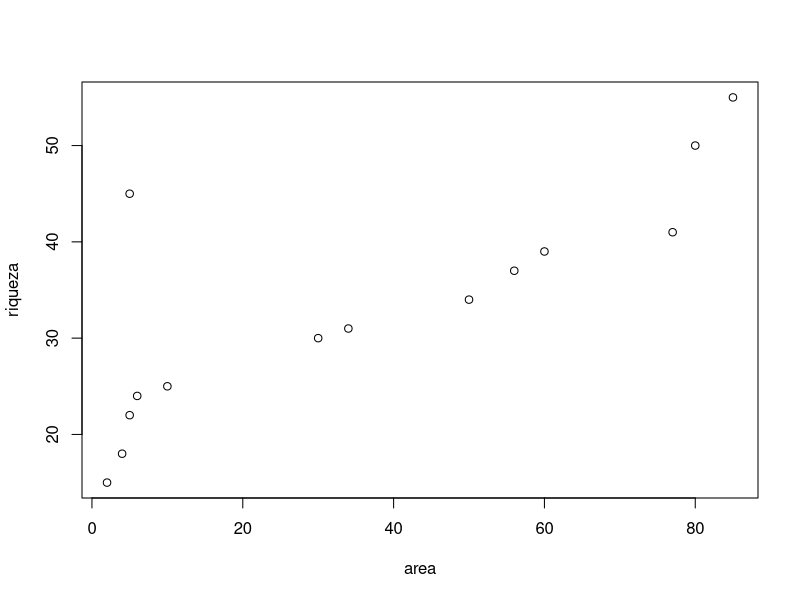
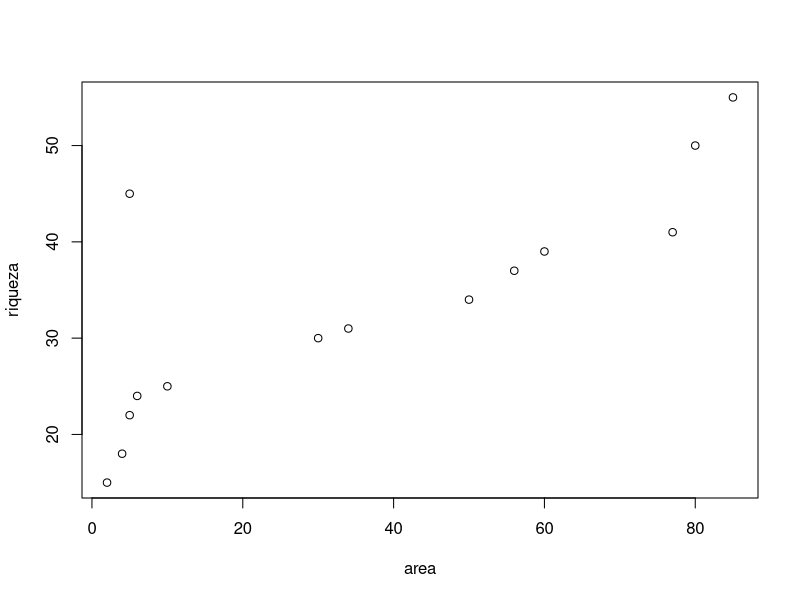
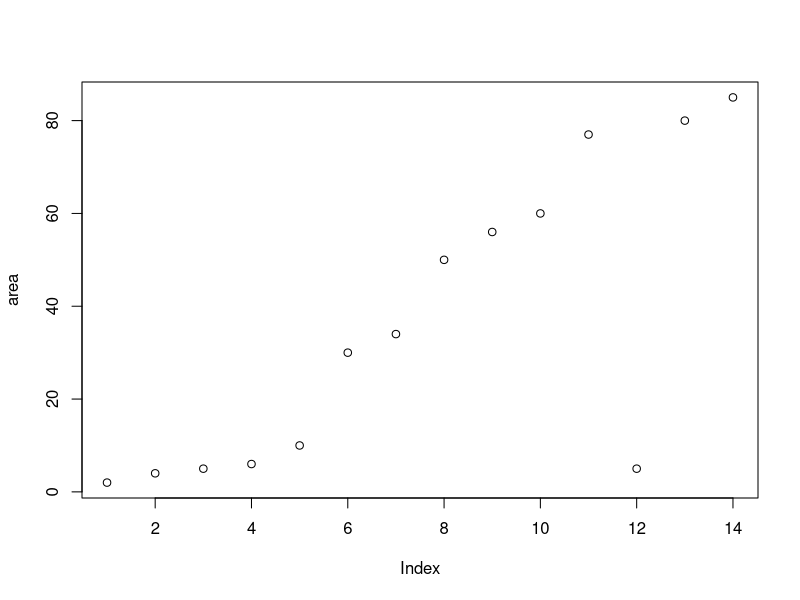
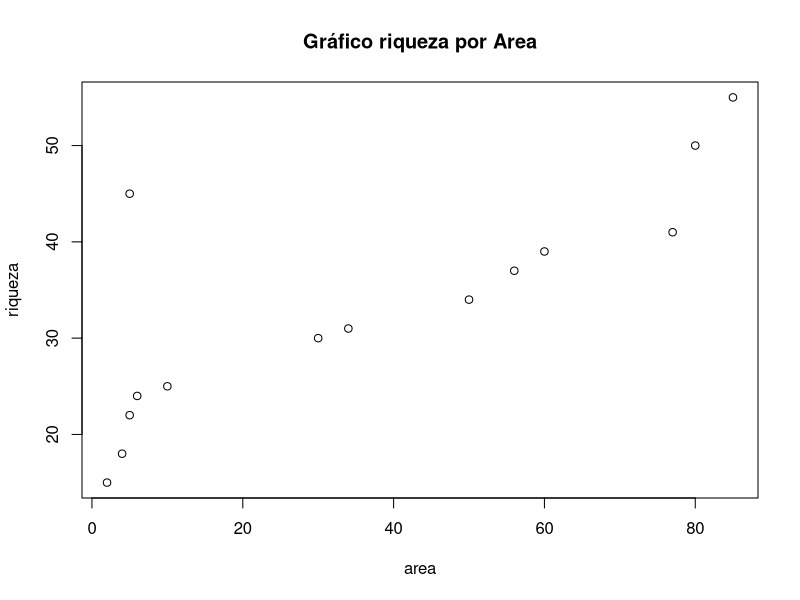
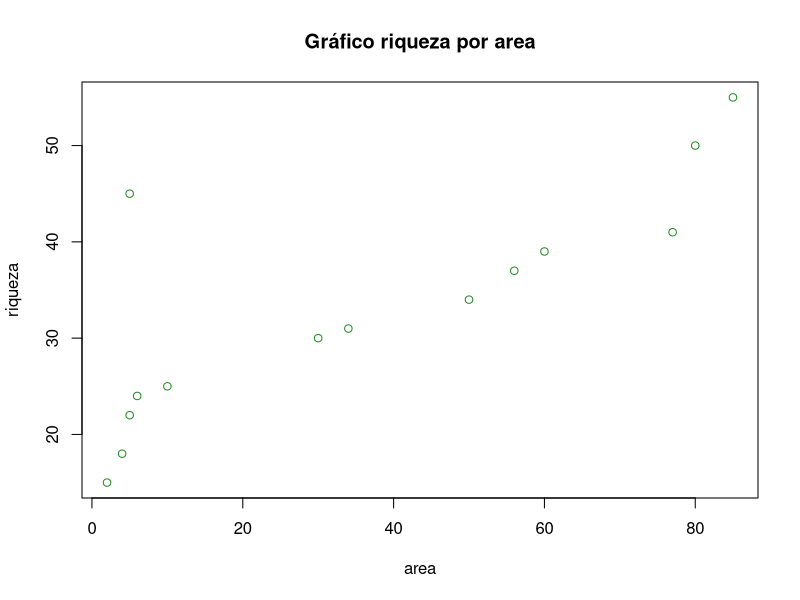
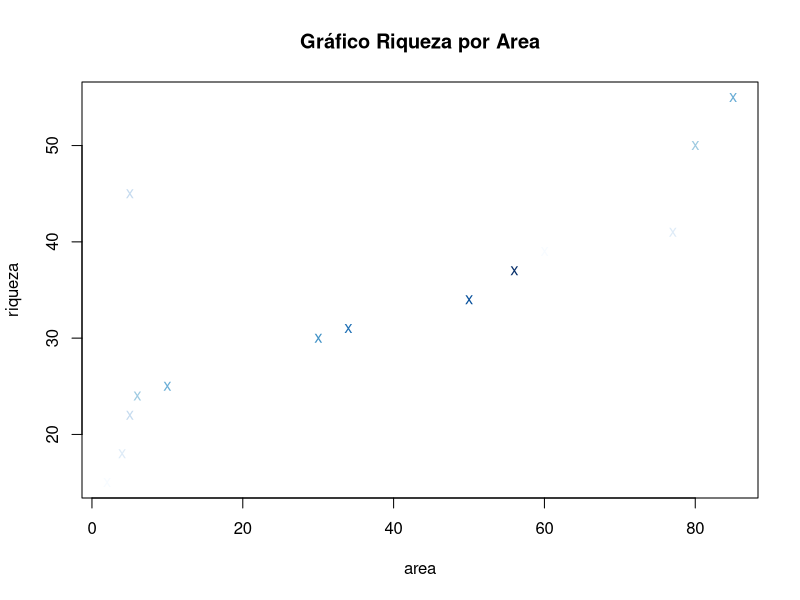
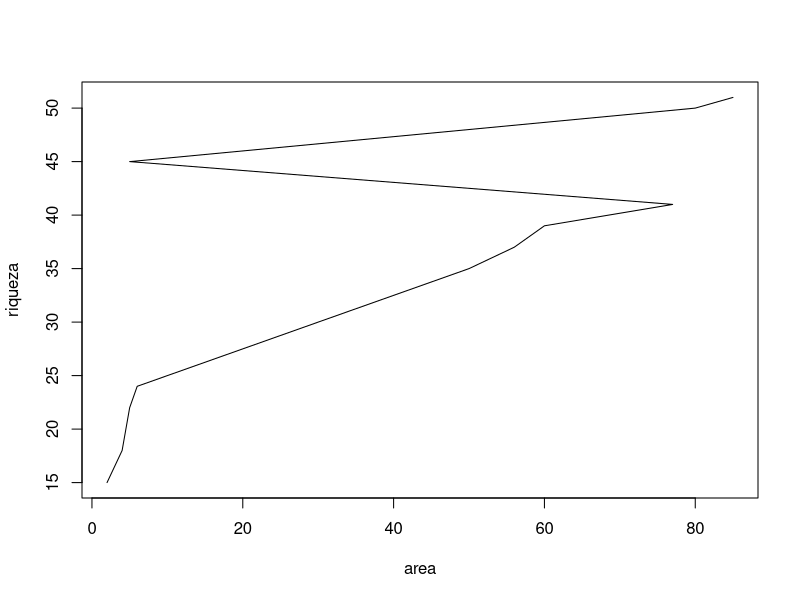
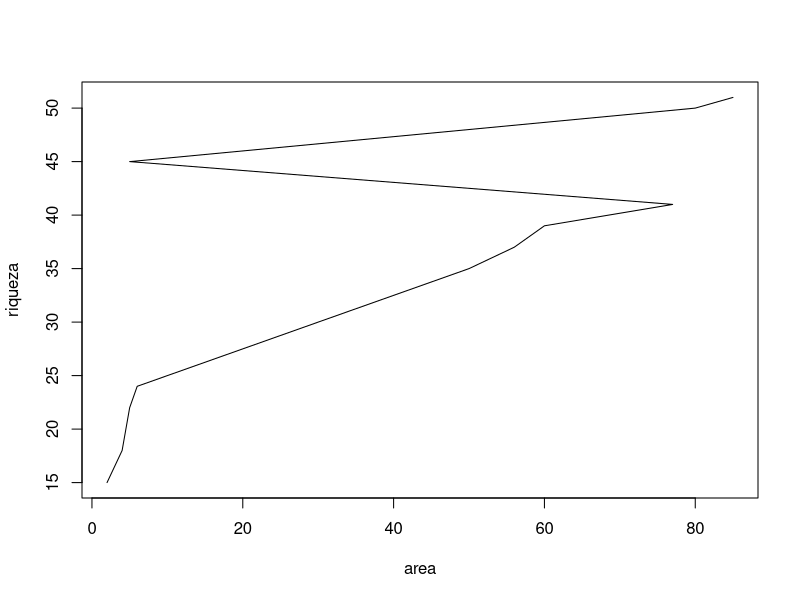

The R script that drew these images, in order:
# GRÁFICOS BÁSICOS 
#Gráficos dispersão

#Construção dos vetores
riqueza <- c(15, 18, 22, 24, 25, 30, 31, 34, 37, 39, 41, 45, 50, 55)
area <- c(2, 4, 5, 6, 10, 30, 34, 50, 56, 60, 77, 5, 80, 85)

#Categorização da area
area.cate <- rep(c("pequeno", "grande"), each = 6)
#Acessando o help da função
?plot
#plotagem dos pontos no gráfico
plot(riqueza ~ area) # a função plot permite a construção de grafico
# Função plot recebe 2 vetores x e y

plot(area, riqueza) # o mesmo que o anterior

# Um dos vetores pode ser otimido. o R assume números inteiros no X
plot(area)
#colocando título no grafico
plot(area, riqueza,
main = "Gráfico riqueza por Area")
#Colorindo os pontos
plot(area, riqueza,
main = "Gráfico riqueza por area",
col = "forestgreen"
) # blue, red, purple

#mudando os caracteres do ponto
plot(area, riqueza,
main = "Gráfico Riqueza por Area",
col = blues9,
pch = "x"
)

# GRÁFICOS DE LINHA
#Construção dos vetores
riqueza <- c(15, 18, 22, 24, 25, 30, 31, 35, 37, 39, 41, 45, 50, 51)
area <- c(2, 4, 5, 6, 10, 30, 34, 50, 56, 60, 77, 5, 80, 85)

# Caracterizacao de area
area.cate <- rep(c("pequeno", "grande"), each = 6)

#Plotagem das linhas no gráfico
plot(riqueza ~ area,
    type = "l") #Função plot permite a construção de gráficos

# funçao plot recebe dois vetores X e Y
plot(area, riqueza,
    type = "l") # O mesmo que o anterior

# Um dos vetores pode ser otimido, O R assume numeros inteiros no X 
plot(area,
type = "l")

#Colocando título no gráfico 
plot(area, riqueza,
type = "l",
main = "Grafico riqueza por Area")

# Colorindo as linhas 
plot(area, riqueza,
type = "l",
main = "grafico Riqueza por Area",
col = "forestgreen") # blue, red, purple

# GRAFICO DE LINHA E PONTO

#Venda de sorvete em relaçao a temperatura
vendasSorvete <- data.frame(bolasSorvete = c(200, 300, 400, 500, 600),
temperatura = c(20, 25, 27, 30, 32))

# nome das colunas 
colnames(vendasSorvete) <- c("Qtd.sorvete", "Temperatura")

#Visualiza o data.frame
vendasSorvete

#cria gráficos de ponto
plot(vendasSorvete)

#cria gráficos de pontos
plot(x = vendasSorvete$Temperatura, # Eixo x com a temperatura
y = vendasSorvete$Qtd.sorvete) # Eixo y com  a quantidade de sorvetes

#Adciona linha entre pontos
lines(x = vendasSorvete$Temperatura,
y = vendasSorvete$Qtd.sorvete,
col = "red")

# vendas de sorvete que havia sido estimada 
estimativaSorvete <- c(150, 290, 370, 410, 503)

# Adciona linha entre os pontos
lines(x = vendasSorvete$Temperatura,
y = estimativaSorvete,
col = "blue")

# GRAFICO DE BARRAS
#instalando o pacote 
if (!require(ggplot2)) install.packages(("ggplot2"))

# carregando o pacote
library("ggplot2")

#Simulando um banco de dados 
df <- data.frame(tratamento = c("a", "b", "c"),
tamanho = c(1.3, 1.9, 3.2))

#Boxplot
ggplot(df, aes(y = tamanho, x = tratamento)) + geom_bar(stat = "identity")
# funcoes aes passa as coordenadas
#funcoes geom passa o tipo de grafico

# Grafico de barras c/ preenchimento colorido
ggplot(df, aes(y = tamanho, x = tratamento)) + geom_bar(stat = "identity", fill = "tomato")

#Grafico de barras com largura modificadas
ggplot(df, aes(y = tamanho, x = tratamento)) + geom_bar(stat = "identity", width = 0.25) +  ggtitle("width = 0.25")

# Grafico de barras com largura modificada 
ggplot(df, aes(y = tamanho, x = tratamento)) + geom_bar(stat = "identity") + coord_flip()
